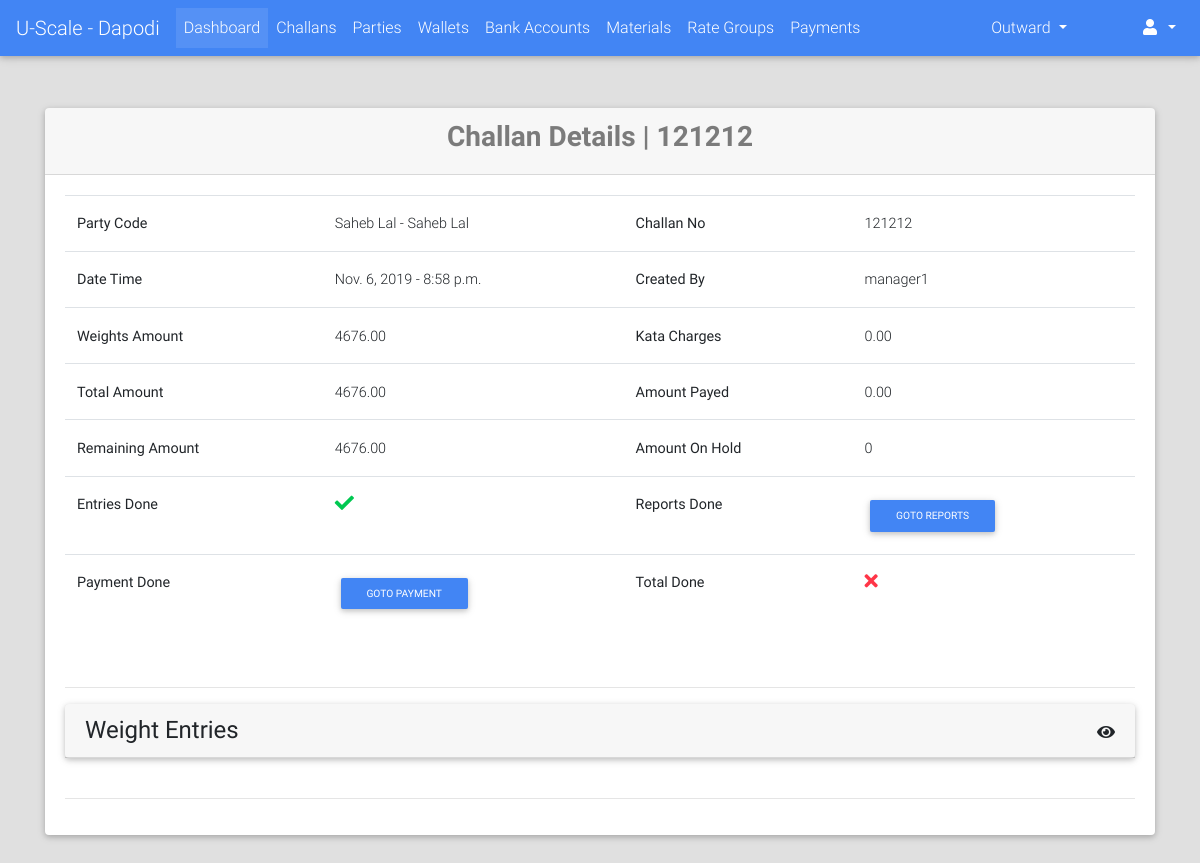
The page /challans/detail/121212/ (signed in) on the database its author committed.
### challans/models.py (models this page shows, shortened)
class Challan(models.Model):
    STATUS_CHOICES = (("PN", "Pending"), ("DN", "Done"))
    created_by = models.ForeignKey(User, on_delete=models.PROTECT)
    party = models.ForeignKey("parties.Party", on_delete=models.CASCADE)
    challan_no = models.PositiveIntegerField(blank=True, null=True)
    vehicle_details = models.CharField(max_length=128, blank=True, null=True)
    weights_amount = models.DecimalField(max_digits=9, decimal_places=2, default=decimal.Decimal(0.00))
    extra_charges = models.DecimalField(verbose_name="Kata Charges", max_digits=9, decimal_places=2,
                                        default=decimal.Decimal(0.00), validators=[MinValueValidator(limit_value=0), MaxValueValidator(limit_value=100)])
    round_amount = models.DecimalField(max_digits=4, decimal_places=2, default=decimal.Decimal(0.00), validators=[MinValueValidator(limit_value=-10), MaxValueValidator(limit_value=10)])
    total_amount = models.DecimalField(max_digits=9, decimal_places=2, default=decimal.Decimal(0.00), validators=[MinValueValidator(limit_value=0)])
    image = models.ImageField(upload_to="payments/", blank=True, null=True)
    extra_info = models.TextField(blank=True)
    created_on = models.DateTimeField(auto_now_add=True, editable=True)
    updated_on = models.DateTimeField(auto_now=True, editable=True)
    is_entries_done = models.BooleanField(default=False)
    is_reports_done = models.BooleanField(default=False)
    is_rates_assigned = models.BooleanField(default=False)
    is_payed = models.BooleanField(default=False)
    status = models.CharField(max_length=2, choices=STATUS_CHOICES, default="PN")
    @property
    def calculate_weights_amount(self):
        if self.weight_set.exists():
            return decimal.Decimal(math.ceil(self.weight_set.aggregate(amount=Sum("amount"))['amount']))
        else:
            return decimal.Decimal(0.00)
    @property
    def get_assign_reports_url(self):
        return reverse_lazy("challans:assign_reports", kwargs={'challan_no': self.challan_no})
    @property
    def get_payment_add_url(self):
        return reverse_lazy("payments:add", kwargs={"challan_no": self.challan_no})
    @property
    def calculate_total_amount(self):
        return self.weights_amount - self.extra_charges + self.round_amount

### parties/models.py (models this page shows, shortened)
class Party(models.Model):
    RATE_TYPE_CHOICES = (("GR", "Group Rate"), ("IR", "Individual Rate"))
    rate_type = models.CharField(max_length=2, choices=RATE_TYPE_CHOICES)
    rate_group = models.ForeignKey("rates.RateGroup", on_delete=models.PROTECT, blank=True, null=True)
    name = models.CharField(max_length=128)
    party_code = models.CharField(max_length=32, blank=True)
    address = models.TextField(blank=True)
    phone = models.CharField(max_length=13)
    whatsapp = models.CharField(max_length=13, blank=True)
    email = models.EmailField(blank=True, null=True)
    extra_info = models.TextField(blank=True)
    is_wallet_party = models.BooleanField(default=False)
    is_active = models.BooleanField(default=True)
    @property
    def get_display_text(self):
        return self.name
    class Meta:
        verbose_name = "Party"
        verbose_name_plural = "Parties"

### payments/models.py (models this page shows, shortened)
class Payment(models.Model):
    PAYMENT_MODE_CHOICES = (("DP", "Direct Payment"), ("AL", "Account Less"))
    PAYMENT_STATUS_CHOICES = (("PN", "Pending"), ("DN", "Done"))
    challan = models.OneToOneField("challans.Challan", on_delete=models.CASCADE)
    payment_mode = models.CharField(max_length=2, choices=PAYMENT_MODE_CHOICES, blank=True, null=True)
    status = models.CharField(max_length=2, choices=PAYMENT_STATUS_CHOICES, default="PN")
    payed_amount = models.DecimalField(max_digits=9, decimal_places=2, default=0.00)
    amount = models.DecimalField(max_digits=9, decimal_places=2, null=True, blank=True)
    payed_on = models.DateTimeField(blank=True, null=True)
    image = models.ImageField(upload_to="payments/", blank=True, null=True)
    extra_info = models.TextField(blank=True)
    created_on = models.DateTimeField(auto_now_add=True)
    @property
    def calculate_payed_amount_pending(self):
        return sum([self.get_ac_tr_amount_pending, ])
    @property
    def get_remaining_amount(self):
        return self.amount - self.payed_amount
    @property
    def get_ac_tr_amount_pending(self):
        return self.accounttransaction_set.filter(status="PN").aggregate(total=Sum("amount"))["total"] or Decimal(0.00)

### challans/views.py (the view)
# urls.py: url(r'^detail/(?P<challan_no>[0-9a-zA-Z-]+)/$', views.ChallanDetailView.as_view(), name="detail"),
class ChallanDetailView(LoginRequiredMixin, DetailView):
    model = Challan
    slug_url_kwarg = "challan_no"
    slug_field = "challan_no"
    context_object_name = "challan"
    template_name = "challans/detail.html"
    def get_object(self, queryset=None):
        challan = super().get_object()
        challan.save()
        return challan

### challans/models.py (called while the page is built)
def check_status(sender, instance, *args, **kwargs):
    all_done = all([instance.is_entries_done, instance.is_payed, instance.is_reports_done])
    if all_done and instance.status == "PN":
        instance.status = "DN"
        instance.save()
    if not all_done and instance.status == "DN":
        instance.status = "PN"
        instance.save()

def check_reports_done(sender, instance, *agrs, **kwargs):
    if instance.weight_set.filter(status="PN").exists() and instance.is_reports_done:
        instance.is_reports_done = False
        instance.save()
    elif not instance.weight_set.filter(status="PN").exists() and not instance.is_reports_done:
        instance.is_reports_done = True
        instance.save()

def check_is_payed(sender, instance, *agrs, **kwargs):
    if hasattr(instance, "payment"):
        if instance.payment.amount != instance.total_amount:
            instance.payment.amount = instance.total_amount
            instance.save()
        if instance.payment.status == "DN" and not instance.is_payed:
            instance.is_payed = True
            instance.save()
        elif instance.payment.status == "PN" and instance.is_payed:
            instance.is_payed = False
            instance.save()

def assign_weights_amount(sender, instance, *args, **kwargs):
    weights_amount = instance.calculate_weights_amount
    if instance.weights_amount != weights_amount:
        instance.weights_amount = weights_amount
        instance.save()

def assign_total_amount(sender, instance, *args, **kwargs):
    total_amount = instance.calculate_total_amount
    if instance.total_amount != total_amount:
        instance.total_amount = total_amount
        instance.save()

def assign_challan_no(sender, instance, *args, **kwargs):
    if not instance.challan_no:
        """temporary for testing"""
        challan_no = challan_no_generator(instance)
        if instance.challan_no != challan_no:
            instance.challan_no = challan_no
            instance.save()

### materials/models.py (called while the page is built)
    @property
    def get_display_text(self):
        return self.name

### portal/templates/challans/detail.html (shortened to what this page needs)
{% extends "portal/base.html" %}
{% load crispy_forms_tags %}
{% block content %}
    <br><br>
    <div class="container">
        <div class="card">
            <div class="card-header">
                <h3 class="text-black-50 font-weight-bold text-center">Challan Details | {{ challan.challan_no   }}</h3>
            </div>
            <div class="card-body">
                <table class="table">
                    <tbody>
                        <tr>
                            <th>Party Code</th>
                            <td>{{ challan.party.name }} - {{ challan.party.get_display_text }}</td>
                            <th>Challan No</th>
                            <td>{{ challan.challan_no }}</td>
                        </tr>
                        <tr>
                            <th>Date Time</th>
                            <td>{{ challan.created_on.date }} - {{ challan.created_on.time }}</td>
                            <th>Created By</th>
                            <td>{{ challan.created_by }}</td>
                        </tr>
                        <tr>
                            <th>Weights Amount</th>
                            <td>{{ challan.weights_amount }}</td>
                            <th>Kata Charges</th>
                            <td>{{ challan.extra_charges }}</td>
                        </tr>
                        <tr>
                            <th>Total Amount</th>
                            <td>{{ challan.total_amount }}</td>
                            <th>Amount Payed</th>
                            <td>{{ challan.payment.payed_amount }}</td>
                        </tr>
                        <tr>
                            <th>Remaining Amount</th>
                            <td>{{ challan.payment.get_remaining_amount }}</td>
                            <th>Amount On Hold</th>
                            <td>{{ challan.payment.calculate_payed_amount_pending }}</td>
                        </tr>
                        <tr>
                            <th>Entries Done</th>
                            <td>
                                {% if challan.is_entries_done %}
                                    <i class="fa fa-lg text-success fa-check"></i>
                                {% else %}
                                    <a href="{{ challan.get_entries_url }}"><button class="btn btn-primary btn-sm">Goto Entries</button></a>
                                {% endif %}
                            </td>
                            <th>Reports Done</th>
                            <td>
                                {% if challan.is_reports_done %}
                                    <i class="fa fa-lg text-success fa-check"></i>
                                {% else %}
                                    <a href="{{ challan.get_assign_reports_url }}"><button class="btn btn-primary btn-sm">Goto Reports</button></a>
                                {% endif %}
                            </td>
                        </tr>
                        <tr>
                            <th>Payment Done</th>
                            <td>
                                {% if challan.is_payed %}
                                    <i class="fa fa-lg text-success fa-check"></i>
                                {% else %}
                                    {% if challan.is_entries_done %}
                                        {% if challan.is_rates_assigned %}
                                            <a href="{{ challan.get_payment_add_url }}"><button class="btn btn-primary btn-sm">Goto Payment</button></a>
                                        {% else %}
                                            <a href="{{ challan.get_assign_rates_url }}"><button class="btn btn-primary btn-sm">Goto Rates</button></a>
                                        {% endif %}
                                    {% else %}
                                        Complete Entries First
                                    {% endif %}
                                {% endif %}
                            </td>
                            <th>Total Done</th>
                            <td>
                                {% if challan.status == "DN" %}
                                    <i class="fa fa-lg text-success fa-check"></i>
                                {% else %}
                                    <i class="fa fa-lg text-danger fa-times"></i>
                                {% endif %}
                            </td>
                        </tr>
                    </tbody>
                </table>
                <br><hr>
                {% if challan.weight_set.exists %}
                    <div>
                        <div class="card">
                            <div class="card-header">
                                <div class="row">
                                    <div class="col-lg-6">
                                        <h4 class="float-left m-auto">Weight Entries</h4>
                                    </div>
                                    <div class="col-lg-6">
                                        <i class="fa fa-eye mt-2 float-right" id="entries_toggle"></i>
                                    </div>
                                </div>
                            </div>
                        </div>
                    <br>
                    <hr>
                    </div>
                {% endif %}
            </div>
        </div>
    </div>
{% endblock %}

### rows shown on the page
Challan: challan_no "121212", party.name "Saheb Lal", party.get_display_text "Saheb Lal", created_on "Nov. 6, 2019", created_on.time "8:58 p.m.", created_by "manager1", weights_amount "4676.00", extra_charges "0.00", total_amount "4676.00", payment.payed_amount "0.00", payment.get_remaining_amount "4676.00", payment.calculate_payed_amount_pending "0"
